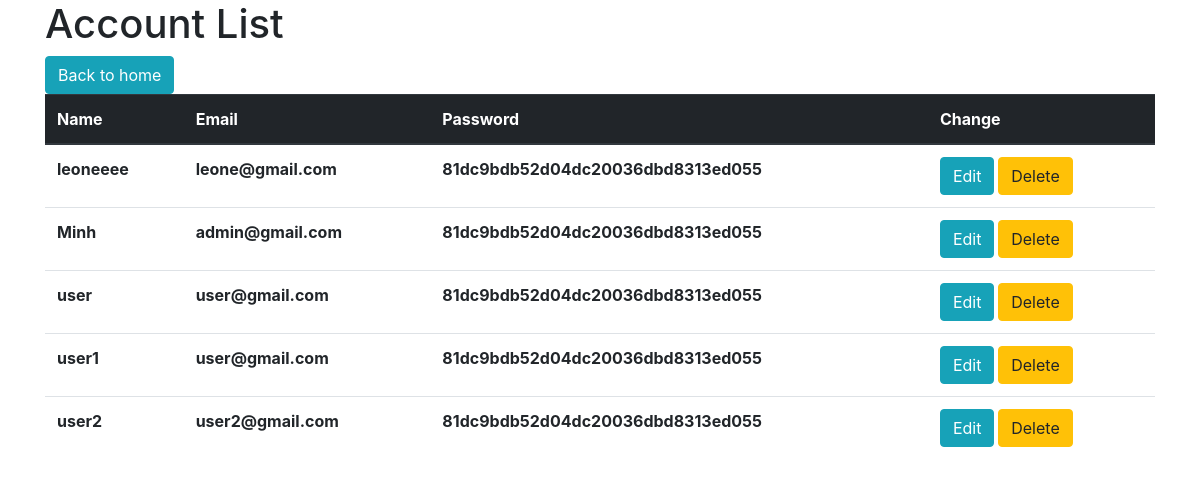
Screenshot of /checkuserdb.php (signed in) with the database file from the repository.
### tables this page shows
CREATE TABLE `user_form` (
  `id` int(255) NOT NULL,
  `name` varchar(255) NOT NULL,
  `email` varchar(255) NOT NULL,
  `password` varchar(255) NOT NULL,
  `user_type` varchar(255) NOT NULL DEFAULT 'user'
);

### checkuserdb.php (the view, shortened to what this page needs)
<!DOCTYPE html>
<html lang="en">
<head>
    <link rel="stylesheet" href="https://cdn.jsdelivr.net/npm/bootstrap@4.0.0/dist/css/bootstrap.min.css">
</head>
<body>
    <div class="container">
        <h1>Account List</h1><a href="admin_page.php" class="btn btn-info">Back to home</a>  <br>
    <table class="table">
        <thead class="thead-dark">
            <tr>
                <th>Name</th>
                <th>Email</th>
                <th>Password</th>
                <th>Change</th>
            </tr>
        </thead>
        <?php
        @include 'config.php';
        $query = "SELECT * FROM user_form ORDER BY name, email, password";
        $result = mysqli_query($conn,$query);
        while($r = mysqli_fetch_assoc($result)){
        ?>
            <tr>
                <th><?php echo $r['name'];?></th>
                <th><?php echo $r['email'];?></th>
                <th><?php echo $r['password'];?></th>
                <th><a href="edit.php?id=<?php echo $r['id'];?>" class="btn btn-info">Edit</a>  <a onclick="return confirm('Delete this account?');" href="delete.php?sid=<?php echo $r['id'];?>" class="btn btn-warning">Delete</a></th>
            </tr>
        <?php
        }
        ?>
    </table>
    </div>
</body>
</html>

### rows the page displays
user_form: name "leoneeee", email "leone@gmail.com", password "81dc9bdb52d04dc20036dbd8313ed055"
user_form: name "Minh", email "admin@gmail.com", password "81dc9bdb52d04dc20036dbd8313ed055"
user_form: name "user", email "user@gmail.com", password "81dc9bdb52d04dc20036dbd8313ed055"
user_form: name "user1", email "user@gmail.com", password "81dc9bdb52d04dc20036dbd8313ed055"
user_form: name "user2", email "user2@gmail.com", password "81dc9bdb52d04dc20036dbd8313ed055"
